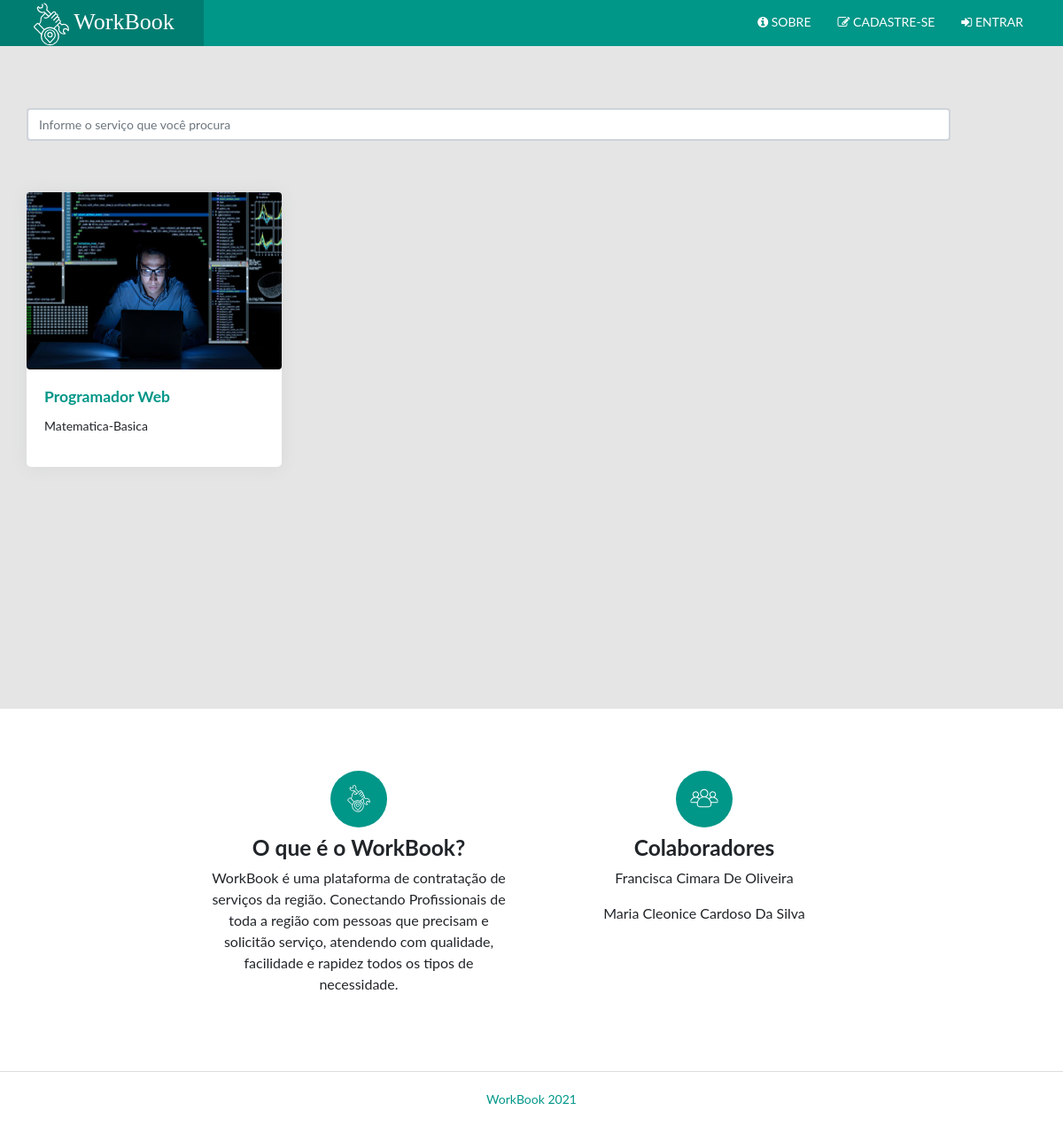
The page / on the database its author committed.
### usuario/models.py (models this page shows, shortened)
class Profissional(models.Model):
            profissao = models.CharField('Profissão', max_length=250)
            categoria = models.ManyToManyField(Categoria)
            slug = models.SlugField('Atalho', unique=True, blank=True, null=True)
            descricao = models.CharField('Descrição', max_length=250)
            imagem = models.ImageField(upload_to='fotos/%Y/%m/', blank=True, null=True)
            user = models.OneToOneField(Usuario, on_delete=models.CASCADE, related_name='usario')
            """def clean(self):
               model = self.__class__
               if model.objects.count() > 0 and self.slug != model.objects.get().slug:
                    raise ValidationError("Você já tem um perfil profissional cadastrado.")"""
            class Meta:
                verbose_name = 'Profissional'
                verbose_name_plural = 'Profissional'
                ordering = ['id']

### usuario/views.py (the view)
# urls.py: path('', views.home, name='home'),
def home(request):
   profissional = Profissional.objects.all()
   context = {
       'profissional': profissional
   }
   return render(request, 'usuario/home.html',context)

### usuario/templates/usuario/home.html (shortened to what this page needs)
<!DOCTYPE html>
{% load static %}
<html lang="en">
<head>
    <link rel="stylesheet" type="text/css" href="{% static 'css/main.css'%}">
    <link rel="stylesheet" type="text/css"
          href="https://maxcdn.bootstrapcdn.com/font-awesome/4.7.0/css/font-awesome.min.css">
</head>
<body>
<header class="app-header"><a class="app-header__logo" href=""><img style=" filter: invert(100%)" height="50"
                                                                    src="{% static 'images/estacao-de-servico.svg' %}">WorkBook</a>
    <ul class="app-nav">
        <li class="dropdown"><a class="app-nav__item" href="#sobre" data-toggle="dropdown"><i
                class="fa fa-info-circle"></i>&nbsp;SOBRE</a>
        </li>
        <li class="dropdown"><a class="app-nav__item" href="{% url 'usuario:cadastro' %}" data-toggle="dropdown"><i
                class="fa fa-pencil-square-o"></i>&nbsp;CADASTRE-SE</a>
        </li>
        <li class="dropdown"><a class="app-nav__item" href="{% url 'usuario:submit_login' %}" data-toggle="dropdown"><i
                class="fa fa-sign-in"></i>&nbsp;ENTRAR</a>
        </li>
    </ul>
</header>
<main class="app-content-home">
        <div class="align-items-center page-content">
         {% if 'profissional' not in request.path %}
            <br><br>
           <form method="get" action="#">
                <div class="form-group row">
                    <div class="col-11" >
                        <input class="form-control"
                               type="search"
                               id="search-input"
                               placeholder="Informe o serviço que você procura"
                               name="termo" aria-label="Search">
                    </div>
                </div>
            </form>
            {% endif %}
            <br/>
            <br/>
            <div class="card-columns">
                {% for profissional in profissional %}
                <div class="card col-18" style="width: 18rem;">
                    {% if profissional.imagem %}
                    <a href="{{ perfil.slug }}">
                        <img class="rounded " src="{{ profissional.imagem.url  }}" alt="{{ profissional.profissao }}"
                             style="width: 288px; height: 200px; object-fit: fill;">
                    </a>
                    {% endif %}
                    <div class="card-body">
                        <a href="{{ perfil.slug }}">
                            <h5 class="card-title">{{ profissional.profissao }} </h5></a>
                        <p>{{profissional.slug}}</p>
                    </div>
                </div>
                {% endfor %}
            </div>
        </div>
</main>
<div id="sobre">
    <section class="features">
        <div class="features-cards">
            <div class="features-card">
                <div class="feature-icon-backdrop">
                    <img style=" filter: invert(100%);" class="feature-icon" height="10"
                         src="{% static 'images/estacao-de-servico.svg' %}">
                </div>
                <h3>O que é o WorkBook?</h3>
                <p>WorkBook é uma plataforma de contratação de serviços da região. Conectando Profissionais de toda a
                    região com pessoas que precisam e solicitão serviço, atendendo com qualidade, facilidade e rapidez
                    todos os tipos de necessidade.</p>
            </div>
            <div class="features-card">
                <div class="feature-icon-backdrop">
                    <img style=" filter: invert(100%);" class="feature-icon" height="10"
                         src="{% static 'images/group.svg' %}">
                </div>
                <h3>Colaboradores</h3>
                <p class="feature-description">Francisca Cimara De Oliveira</p>
                <p>Maria Cleonice Cardoso Da Silva</p>
            </div>
        </div>
    </section>
</div>
<footer class="landing-footer"><b></b><a href="https://github.com/cleocardoso/WorkBook" target="_blank" rel="noopener">WorkBook
    2021</a></footer>

### rows shown on the page
Profissional: imagem (picture), profissao "Programador Web", slug "Matematica-Basica"
